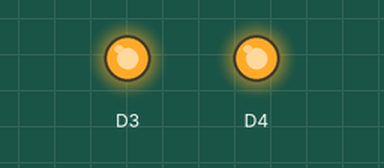
Simulated run of this sketch. Board: ESP8266 (NodeMCU). Shown: output pins drawn as LEDs (lit = HIGH).

Above: at 0.1 s.
Timing chart, 0 to 1.6 s (numbered marks = the images above):
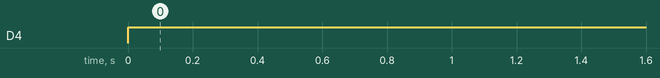

Measured:
- by itself, D4: LOW → HIGH at 0.00 s

The sketch:

Ledligado.ino.ino
```cpp
void setup() {
  // put your setup code here, to run once:

            //pinMode declarando o pino.
            //OUTPUT declando que o pino é uma saida
            // D3 , pino declarado.
            // D4 , pino declarado.

            pinMode ( D3 , OUTPUT );
            pinMode ( D4 , OUTPUT );
}

void loop() {
  // put your main code here, to run repeatedly:

          //dizendo que o pino D3 ligara o led
          //dizendo que o pino D3 ligara o led

          digitalWrite ( D3 , HIGH );
          digitalWrite ( D4 , HIGH );
}
```
